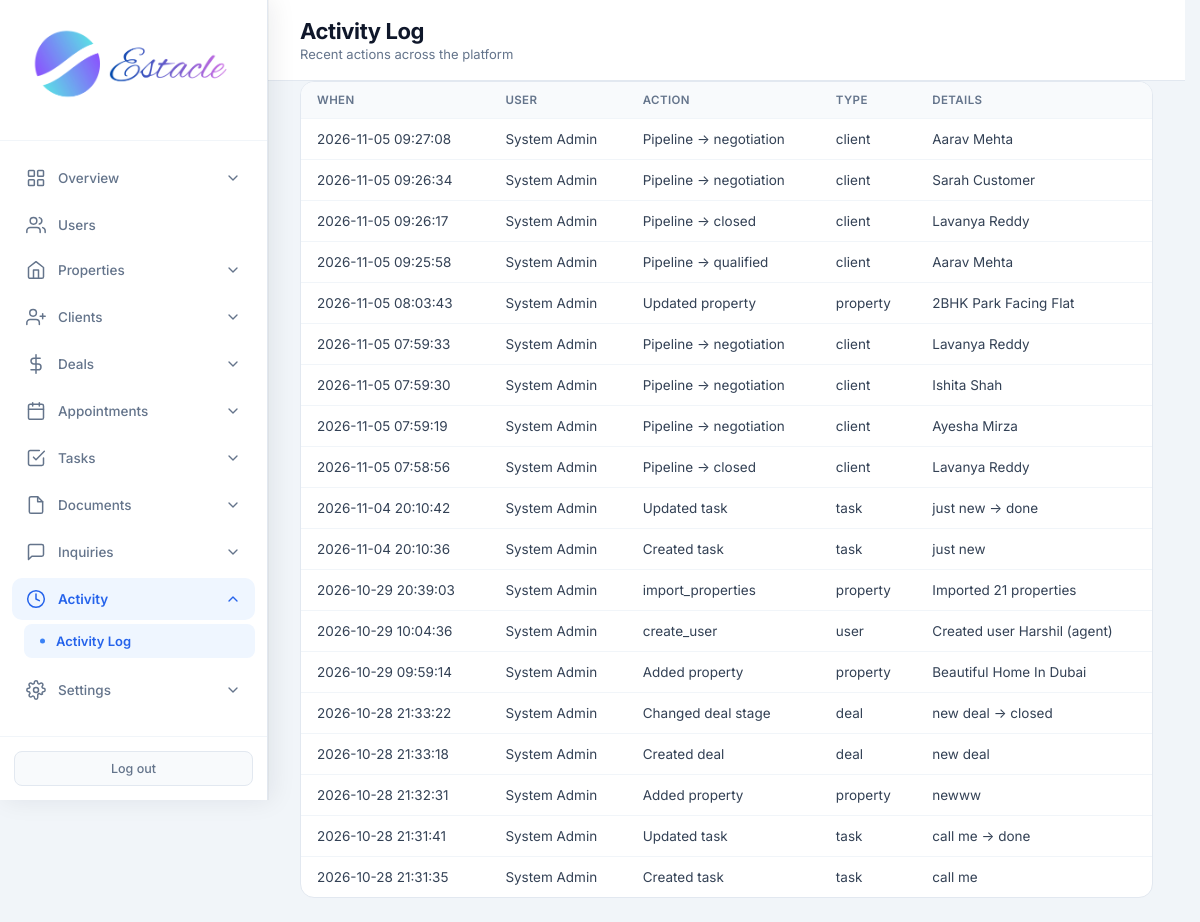
/admin/activity (signed in), run on the app's committed database.
### tables this page shows
CREATE TABLE activity_log (
            id INTEGER PRIMARY KEY AUTOINCREMENT,
            user_id INTEGER,
            action TEXT NOT NULL,
            entity_type TEXT,
            entity_id INTEGER,
            details TEXT,
            created_at TIMESTAMP DEFAULT CURRENT_TIMESTAMP,
            FOREIGN KEY (user_id) REFERENCES users (id)
        );

CREATE TABLE users (
            id INTEGER PRIMARY KEY AUTOINCREMENT,
            email TEXT UNIQUE NOT NULL,
            password TEXT NOT NULL,
            full_name TEXT NOT NULL,
            role TEXT NOT NULL CHECK(role IN ('admin', 'agent', 'customer')),
            phone TEXT,
            created_at TIMESTAMP DEFAULT CURRENT_TIMESTAMP,
            is_active INTEGER DEFAULT 1
        , avatar TEXT, last_seen TIMESTAMP, job_title TEXT, department TEXT, employee_id TEXT, license_no TEXT, commission_rate REAL, alt_phone TEXT, address TEXT, city TEXT, state TEXT, country TEXT, postal_code TEXT, notes TEXT, hire_date TEXT, timezone TEXT);

### routes/admin/activity.py (the view)
@admin.route('/admin/activity')
@login_required
@role_required('admin')
def admin_activity():
    db = get_db()
    logs = db.execute(
        "SELECT a.*, u.full_name as user_name FROM activity_log a LEFT JOIN users u ON a.user_id = u.id ORDER BY a.created_at DESC LIMIT 100"
    ).fetchall()
    return render_template('admin_activity.html', logs=logs)

### core/db.py (called while the page is built)
def get_db():
    if 'db' not in g:
        g.db = sqlite3.connect(current_app.config['DATABASE'])
        g.db.row_factory = sqlite3.Row
    return g.db

### core/helpers.py (called while the page is built)
def login_required(f):
    @wraps(f)
    def decorated_function(*args, **kwargs):
        if 'user_id' not in session:
            flash('Please log in to access this page.', 'warning')
            return redirect(url_for('auth.login'))
        return f(*args, **kwargs)
    return decorated_function

def role_required(*roles):
    def decorator(f):
        @wraps(f)
        def decorated_function(*args, **kwargs):
            if 'user_id' not in session:
                flash('Please log in to access this page.', 'warning')
                return redirect(url_for('auth.login'))
            if session.get('role') not in roles:
                flash('You do not have permission to access this page.', 'danger')
                return redirect(url_for('auth.role_redirect'))
            return f(*args, **kwargs)
        return decorated_function
    return decorator

### templates/admin_activity.html (shortened to what this page needs)
<!DOCTYPE html>
<html lang="en">
<head>
<link rel="stylesheet" href="{{ url_for('static', filename='css/admin.css') }}">
</head>
<body>
<div class="app-layout">
{% set active = 'activity' %}
{% include 'partials/admin_sidebar.html' %}
<main class="main-content">
<header class="top-bar">
<div><h1 class="page-title">Activity Log</h1><p class="page-subtitle">Recent actions across the platform</p></div>
</header>
<div class="panel full"><div class="table-wrap"><table>
<thead><tr><th>When</th><th>User</th><th>Action</th><th>Type</th><th>Details</th></tr></thead>
<tbody>
{% for a in logs %}
<tr>
<td>{{ a.created_at }}</td>
<td>{{ a.user_name or '—' }}</td>
<td>{{ a.action }}</td>
<td>{{ a.entity_type or '—' }}</td>
<td>{{ a.details or '—' }}</td>
</tr>
{% else %}<tr><td colspan="5" class="empty">No activity yet</td></tr>{% endfor %}
</tbody></table></div></div>
</main>
</div>
</body>
</html>

### static/css/admin.css (style rules this page uses)
* { margin: 0; padding: 0; box-sizing: border-box; }
body { font-family: 'Inter', -apple-system, BlinkMacSystemFont, 'Segoe UI', Roboto, sans-serif; background: #f1f5f9; color: #0f172a; min-height: 100vh; }
.app-layout { display: flex; min-height: 100vh; }
.main-content { flex: 1; margin-left: 268px; min-height: 100vh; }
.top-bar { background: white; padding: 18px 32px; border-bottom: 1px solid #e2e8f0; display: flex; justify-content: space-between; align-items: center; }
.page-title { font-family: 'Inter', sans-serif; font-size: 22px; font-weight: 700; letter-spacing: -0.4px; color: #0f172a; }
.page-subtitle { font-size: 13px; color: #64748b; margin-top: 2px; font-weight: 400; }
.panel { background: white; border-radius: 14px; border: 1px solid #e2e8f0; overflow: hidden; }
.panel.full { margin: 0 32px 24px; }
.table-wrap { overflow-x: auto; }
table { width: 100%; border-collapse: collapse; font-size: 13.5px; }
th { text-align: left; padding: 11px 16px; background: #f8fafc; color: #64748b; font-weight: 600; font-size: 11.5px; text-transform: uppercase; letter-spacing: 0.4px; }
td { padding: 12px 16px; border-top: 1px solid #f1f5f9; color: #334155; }
html { scrollbar-gutter: stable; }
.app-layout > :not(.sidebar):not(script):not(style) { animation: estacle-page-in 200ms cubic-bezier(0.22, 0.61, 0.36, 1) backwards; }

### data on the page
activity_log: created_at "2026-11-05 09:27:08", full_name "System Admin", action "Pipeline → negotiation", entity_type "client", details "Aarav Mehta"
activity_log: created_at "2026-11-05 09:26:34", full_name "System Admin", action "Pipeline → negotiation", entity_type "client", details "Sarah Customer"
activity_log: created_at "2026-11-05 09:26:17", full_name "System Admin", action "Pipeline → closed", entity_type "client", details "Lavanya Reddy"
activity_log: created_at "2026-11-05 09:25:58", full_name "System Admin", action "Pipeline → qualified", entity_type "client", details "Aarav Mehta"
activity_log: created_at "2026-11-05 08:03:43", full_name "System Admin", action "Updated property", entity_type "property", details "2BHK Park Facing Flat"
activity_log: created_at "2026-11-05 07:59:33", full_name "System Admin", action "Pipeline → negotiation", entity_type "client", details "Lavanya Reddy"
activity_log: created_at "2026-11-05 07:59:30", full_name "System Admin", action "Pipeline → negotiation", entity_type "client", details "Ishita Shah"
activity_log: created_at "2026-11-05 07:59:19", full_name "System Admin", action "Pipeline → negotiation", entity_type "client", details "Ayesha Mirza"
activity_log: created_at "2026-11-05 07:58:56", full_name "System Admin", action "Pipeline → closed", entity_type "client", details "Lavanya Reddy"
activity_log: created_at "2026-11-04 20:10:42", full_name "System Admin", action "Updated task", entity_type "task", details "just new → done"
activity_log: created_at "2026-11-04 20:10:36", full_name "System Admin", action "Created task", entity_type "task", details "just new"
activity_log: created_at "2026-10-29 20:39:03", full_name "System Admin", action "import_properties", entity_type "property", details "Imported 21 properties"
activity_log: created_at "2026-10-29 10:04:36", full_name "System Admin", action "create_user", entity_type "user", details "Created user Harshil (agent)"
activity_log: created_at "2026-10-29 09:59:14", full_name "System Admin", action "Added property", entity_type "property", details "Beautiful Home In Dubai"
activity_log: created_at "2026-10-28 21:33:22", full_name "System Admin", action "Changed deal stage", entity_type "deal", details "new deal → closed"
activity_log: created_at "2026-10-28 21:33:18", full_name "System Admin", action "Created deal", entity_type "deal", details "new deal"
activity_log: created_at "2026-10-28 21:32:31", full_name "System Admin", action "Added property", entity_type "property", details "newww"
activity_log: created_at "2026-10-28 21:31:41", full_name "System Admin", action "Updated task", entity_type "task", details "call me → done"
activity_log: created_at "2026-10-28 21:31:35", full_name "System Admin", action "Created task", entity_type "task", details "call me"
